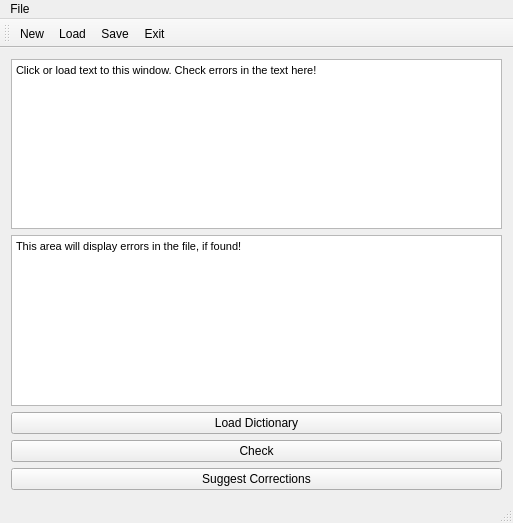
<?xml version="1.0" encoding="UTF-8"?>
<ui version="4.0">
 <class>MainWindow</class>
 <widget class="QMainWindow" name="MainWindow">
  <property name="geometry">
   <rect>
    <x>0</x>
    <y>0</y>
    <width>513</width>
    <height>523</height>
   </rect>
  </property>
  <property name="windowTitle">
   <string>MainWindow</string>
  </property>
  <widget class="QWidget" name="centralWidget">
   <layout class="QVBoxLayout" name="verticalLayout">
    <item>
     <layout class="QVBoxLayout" name="verticalLayout_3">
      <item>
       <widget class="QTextEdit" name="textEdit">
        <property name="html">
         <string>&lt;!DOCTYPE HTML PUBLIC &quot;-//W3C//DTD HTML 4.0//EN&quot; &quot;http://www.w3.org/TR/REC-html40/strict.dtd&quot;&gt;
&lt;html&gt;&lt;head&gt;&lt;meta name=&quot;qrichtext&quot; content=&quot;1&quot; /&gt;&lt;style type=&quot;text/css&quot;&gt;
p, li { white-space: pre-wrap; }
&lt;/style&gt;&lt;/head&gt;&lt;body style=&quot; font-family:'MS Shell Dlg 2'; font-size:8.25pt; font-weight:400; font-style:normal;&quot;&gt;
&lt;p style=&quot; margin-top:0px; margin-bottom:0px; margin-left:0px; margin-right:0px; -qt-block-indent:0; text-indent:0px;&quot;&gt;Click or load text to this window. Check errors in the text here!&lt;/p&gt;&lt;/body&gt;&lt;/html&gt;</string>
        </property>
       </widget>
      </item>
      <item>
       <widget class="QTextEdit" name="corrTextEdit">
        <property name="html">
         <string>&lt;!DOCTYPE HTML PUBLIC &quot;-//W3C//DTD HTML 4.0//EN&quot; &quot;http://www.w3.org/TR/REC-html40/strict.dtd&quot;&gt;
&lt;html&gt;&lt;head&gt;&lt;meta name=&quot;qrichtext&quot; content=&quot;1&quot; /&gt;&lt;style type=&quot;text/css&quot;&gt;
p, li { white-space: pre-wrap; }
&lt;/style&gt;&lt;/head&gt;&lt;body style=&quot; font-family:'MS Shell Dlg 2'; font-size:8.25pt; font-weight:400; font-style:normal;&quot;&gt;
&lt;p style=&quot; margin-top:0px; margin-bottom:0px; margin-left:0px; margin-right:0px; -qt-block-indent:0; text-indent:0px;&quot;&gt;This area will display errors in the file, if found!&lt;/p&gt;&lt;/body&gt;&lt;/html&gt;</string>
        </property>
       </widget>
      </item>
     </layout>
    </item>
    <item>
     <widget class="QPushButton" name="dictionaryButton">
      <property name="text">
       <string>Load Dictionary</string>
      </property>
     </widget>
    </item>
    <item>
     <widget class="QPushButton" name="checkButton">
      <property name="text">
       <string>Check</string>
      </property>
     </widget>
    </item>
    <item>
     <widget class="QPushButton" name="correctButton">
      <property name="text">
       <string>Suggest Corrections</string>
      </property>
     </widget>
    </item>
   </layout>
  </widget>
  <widget class="QMenuBar" name="menuBar">
   <property name="geometry">
    <rect>
     <x>0</x>
     <y>0</y>
     <width>513</width>
     <height>20</height>
    </rect>
   </property>
   <widget class="QMenu" name="menuFile">
    <property name="title">
     <string>File</string>
    </property>
    <addaction name="actionNew"/>
    <addaction name="actionLoad"/>
    <addaction name="actionSave"/>
    <addaction name="actionExit"/>
   </widget>
   <addaction name="menuFile"/>
  </widget>
  <widget class="QToolBar" name="mainToolBar">
   <attribute name="toolBarArea">
    <enum>TopToolBarArea</enum>
   </attribute>
   <attribute name="toolBarBreak">
    <bool>false</bool>
   </attribute>
   <addaction name="actionNew"/>
   <addaction name="actionLoad"/>
   <addaction name="actionSave"/>
   <addaction name="actionExit"/>
  </widget>
  <widget class="QStatusBar" name="statusBar"/>
  <action name="actionLoad">
   <property name="icon">
    <iconset>
     <normalon>:/imgs/images/Open.bmp</normalon>
    </iconset>
   </property>
   <property name="text">
    <string>Load</string>
   </property>
  </action>
  <action name="actionSave">
   <property name="icon">
    <iconset>
     <normalon>:/imgs/images/Save.bmp</normalon>
    </iconset>
   </property>
   <property name="text">
    <string>Save</string>
   </property>
  </action>
  <action name="actionNew">
   <property name="icon">
    <iconset>
     <normalon>:/imgs/images/New.bmp</normalon>
    </iconset>
   </property>
   <property name="text">
    <string>New</string>
   </property>
  </action>
  <action name="actionExit">
   <property name="icon">
    <iconset>
     <normalon>:/imgs/images/DeleteSticky.bmp</normalon>
    </iconset>
   </property>
   <property name="text">
    <string>Exit</string>
   </property>
  </action>
 </widget>
 <layoutdefault spacing="6" margin="11"/>
 <resources/>
 <connections/>
</ui>
